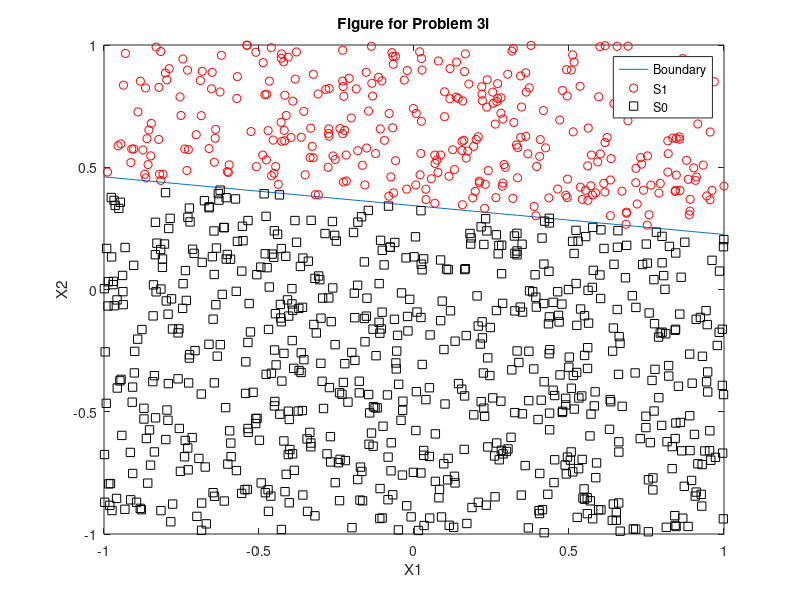

This figure's MATLAB source: (Note: this script raises an error after producing the figure.)
% homework 1 ECE 559 - Neural Networks - Fall 2018
% Montagna Marco

% exercise no. 3

clc
clear all
% a
% b
%w0 = rand/2 -1/4;
% c 
%w1 = -1 + 2*rand;
% d
%w2 = -1 + 2*rand;
w0 = -0.2478
w1 = 0.0852
w2 = 0.7227
% e
% f
n = 1000; % number of inputs
S = -1 + 2*rand(n, 2);
% g, h
W = [w0, w1, w2] % weights vector
k = 1; % these are only flag used in the for loop
y = 1;
for i = 1:1:n
    if [1, S(i,:)]*W' >= 0 % creating matrix S1
        S1(k,:) = S(i,:);
        k = k+1;
    elseif [1, S(i,:)]*W' < 0 % creating matrix S0
        S0(y,:) = S(i,:);
        y = y+1;
    end
end
% i
% plot the graph
X1 = linspace(-1, 1);
X2 = -(w0 + w1*X1)/w2;
plot(X1, X2) % plotting boundary line
hold on
plot (S1(:, 1), S1(:, 2), 'ro') % plotting S1 values
hold on
plot (S0(:, 1), S0(:, 2), 'ks') % plotting S0 values
axis([-1 1 -1 1])
title('Figure for Problem 3i')
xlabel('X1')
ylabel('X2')
legend('Boundary','S1','S0')
% j
% i.
eta1 = 1;
% ii.
% w10 = -1 + 2*rand; % inizialize weights randomly
% w11 = -1 + 2*rand;
% w12 = -1 + 2*rand;
w10 = -0.5374
w11 = -0.8956
w12 = 0.8035
W1 = [w10, w11, w12]
W2 = W1;
% iii., iv., v., vi., k
misc = 1; % misclassifications
epochn1 = 0; % epoch number
while misc ~= 0 % while loop until convergence
    epochn1 = epochn1 + 1;
    misc = 0; % reinizialize misclassifications number
    for i = 1:1:n % for loop for selecting every input
        z = [1, S(i,:)]*W2';
        d = [1, S(i,:)]*W';
        output = heaviside(z); % compute the actual output
        desiredout = heaviside(d); % desired output
        if desiredout ~= output % if the desired output is different from the actual output
            misc = misc + 1;
            if desiredout == 1
                W2 = W2 + eta1*[1, S(i,:)]; % update weights
            elseif desiredout == 1/2 % this is becuase in heavyside function of matlab if x = 0, the output = 1/2
                             % In this way we can get aroundd the problem
                W2 = W2 + eta1*[1, S(i,:)]; % update weights
            elseif desiredout == 0
                W2 = W2 - eta1*[1, S(i,:)]; % update weights
            end
        end
    end
    figure (2)
    bar(epochn1, misc)
    hold on
    title('Epoch/Misc, eta 1')
    xlabel('EpochNumber')
    ylabel('Number of Misclassifications')
end
% vii
disp('epochn1:') 
disp(epochn1)
disp('weights1:')
disp(W2)
% this was made only for checking that the boundary line computed with PTA
% and eta = 1 divide S1 and S0 correctly
X1 = linspace(-1, 1);
X2 = -(W2(1,1) + W2(1,2)*X1)/W2(1,3);
figure (3)
plot(X1, X2) % plotting boundary line
hold on
plot (S1(:, 1), S1(:, 2), 'ro') % plotting S1 values
hold on
plot (S0(:, 1), S0(:, 2), 'ks') % plotting S0 values
axis([-1 1 -1 1])
title('Figure for Eta 1')
xlabel('X1')
ylabel('X2')
legend('Boundary','S1','S0')

% l
eta10 = 10;
W3 = W1;
misc = 1; % misclassifications
epochn10 = 0; % epoch number
while misc ~= 0 % while loop until convergence
    epochn10 = epochn10 + 1;
    misc = 0; % reinizialize misclassifications number
    for i = 1:1:n % for loop for selecting every input
        z = [1, S(i,:)]*W3';
        d = [1, S(i,:)]*W';
        output = heaviside(z); % compute the actual output
        desiredout = heaviside(d); % desired output
        if desiredout ~= output % if the desired output is different from the actual output
            misc = misc + 1;
            if desiredout == 1
                W3 = W3 + eta10*[1, S(i,:)]; % update weights
            elseif desiredout == 1/2 % this is becuase in heavyside function of matlab if x = 0, the output = 1/2
                             % In this way we can get aroundd the problem
                W3 = W3 + eta10*[1, S(i,:)]; % update weights
            elseif desiredout == 0
                W3 = W3 - eta10*[1, S(i,:)]; % update weights
            end
        end
    end
    figure (4)
    bar(epochn10, misc)
    hold on
    title('Epoch/Misc, eta 10')
    xlabel('EpochNumber')
    ylabel('Number of Misclassifications')
end
disp('epochn10:') 
disp(epochn10)
disp('weights10:')
disp(W3)

% this was made only for checking that the boundary line computed with PTA
% and eta = 10 divide S1 and S0 correctly
X1 = linspace(-1, 1);
X2 = -(W3(1,1) + W3(1,2)*X1)/W3(1,3);
figure (5)
plot(X1, X2) % plotting boundary line
hold on
plot (S1(:, 1), S1(:, 2), 'ro') % plotting S1 values
hold on
plot (S0(:, 1), S0(:, 2), 'ks') % plotting S0 values
axis([-1 1 -1 1])
title('Figure for Eta 10')
xlabel('X1')
ylabel('X2')
legend('Boundary','S1','S0')

% m
eta01 = 0.1;
W4 = W1;
misc = 1; % misclassifications
epochn01 = 0; % epoch number
while misc ~= 0 % while loop until convergence
    epochn01 = epochn01 + 1;
    misc = 0; % reinizialize misclassifications number
    for i = 1:1:n % for loop for selecting every input
        z = [1, S(i,:)]*W4';
        d = [1, S(i,:)]*W';
        output = heaviside(z); % compute the actual output
        desiredout = heaviside(d); % desired output
        if desiredout ~= output % if the desired output is different from the actual output
            misc = misc + 1;
            if desiredout == 1
                W4 = W4 + eta01*[1, S(i,:)]; % update weights
            elseif desiredout == 1/2 % this is becuase in heavyside function of matlab if x = 0, the output = 1/2
                             % In this way we can get aroundd the problem
                W4 = W4 + eta01*[1, S(i,:)]; % update weights
            elseif desiredout == 0
                W4 = W4 - eta01*[1, S(i,:)]; % update weights
            end
        end
    end
    figure (6)
    bar(epochn01, misc)
    hold on
    title('Epoch/Misc, eta 01')
    xlabel('EpochNumber')
    ylabel('Number of Misclassifications')
end
disp('epochn01:') 
disp(epochn01)
disp('weights01:')
disp(W4)

% this was made only for checking that the boundary line computed with PTA
% and eta = 10 divide S1 and S0 correctly
X1 = linspace(-1, 1);
X2 = -(W4(1,1) + W4(1,2)*X1)/W4(1,3);
figure (7)
plot(X1, X2) % plotting boundary line
hold on
plot (S1(:, 1), S1(:, 2), 'ro') % plotting S1 values
hold on
plot (S0(:, 1), S0(:, 2), 'ks') % plotting S0 values
axis([-1 1 -1 1])
title('Figure for Eta 0.1')

xlabel('X1')
ylabel('X2')
legend('Boundary','S1','S0')
